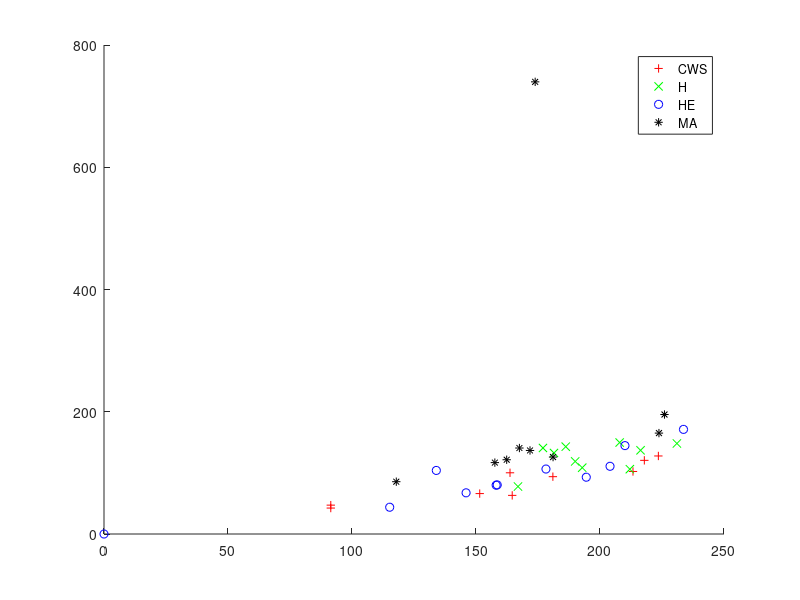
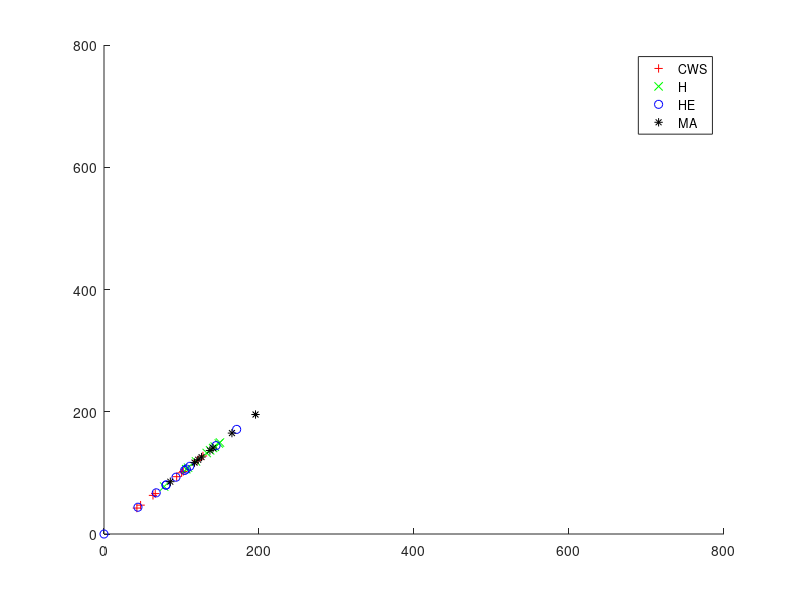

Here is the MATLAB script that generated these plots, in order:
clc
clear all
close all

%load feature_set_npdr.mat
%load feature_set_dark_bright_v2.mat
load('labels');
load ('features');
for i = 1:max(labels)
    a(i) = length(find(labels == i));
end
%group = [repmat('Dark  ',344,1); repmat('Bright',569,1)];
group = [repmat('MA ',a(1),1); repmat('H  ',a(2),1);repmat('HE ',a(3),1); repmat('CWS',a(4),1)];
%group = [repmat('MA ',a(1),1); repmat('H  ',a(2),1)];
%group = [repmat('HE ',a(3),1); repmat('CWS',a(4),1)];
 for i = 2:size(feature,2)-1
     for j = 3:size(feature,2)-1
%         if(j > i)
%         gscatter(feature_set(:,i),feature_set(:,j),group,'rg','+x');
figure
         gscatter(feature(:,i),feature(:,j),group,'rgbk','+xo*');
%         %gscatter(feature_set([1:a(1)+a(2)],i),feature_set([1:a(1)+a(2)],j),group,'rk','o*');
% %        gscatter(feature_set([1:a(3)+a(4)],i),feature_set([1:a(3)+a(4)],j),group,'rk','o*');
%         xlabel(feature_des{i})
%         ylabel(feature_des{j})
%         saveas(gcf,['Graphs_2D_png_bright\' feature_des{i} ' Vs ' feature_des{j} '.png']);
%         saveas(gcf,['Graphs_2D_fig_bright\' feature_des{i} ' Vs ' feature_des{j} '.fig']);
%         end
%     end
% end

%  gplotmatrix(feature(1+a(1)+a(2):end,[i j]),feature(1+a(1)+a(2):end,[j+1 j+2]),group);
%           saveas(gcf,['Graphs_2D_png_exudates\' feature_des{i} ' and ' feature_des{j} '.png']);
%         saveas(gcf,['Graphs_2D_fig_exudates\' feature_des{i} ' and ' feature_des{j} '.fig']);
     end
 end